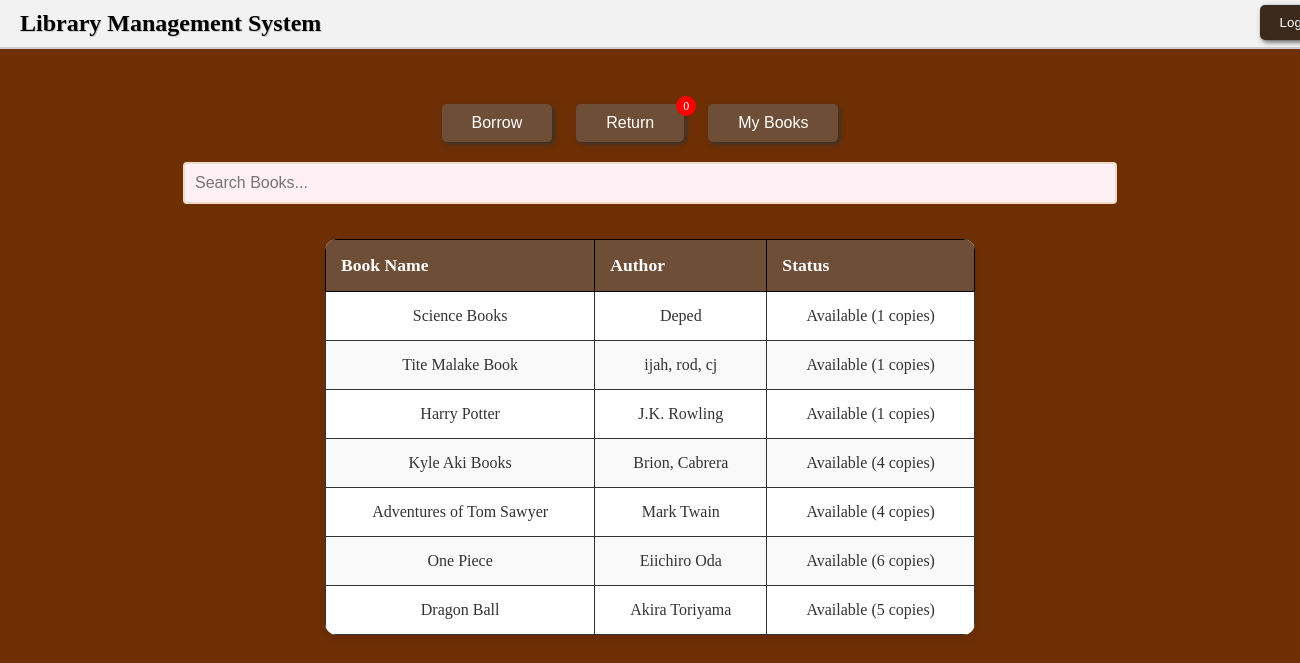
The page /member/homepage (signed in) on the database its author committed.
### website/models.py (models this page shows, shortened)
class Book(db.Model):
    id = db.Column(db.Integer, primary_key=True)
    title = db.Column(db.String(255), nullable=False)
    author = db.Column(db.String(255), nullable=False)
    isbn = db.Column(db.String(20), unique=True, nullable=False)
    available_copies = db.Column(db.Integer, default=1)

### website/views.py (the view)
@views.route('/member/homepage')
@login_required
def member_homepage():
    books = Book.query.all()
    borrowed_books = BorrowRecord.query.filter_by(user_id=current_user.id, returned=False).all()
    borrowed_count = len(borrowed_books)
    return render_template('member_home.html', books=books, borrowed_books=borrowed_books, borrowed_count=borrowed_count)

### website/__init__.py (called while the page is built)
def create_app():
    app = Flask(__name__)
    app.config["SECRET_KEY"] = 'aobwduiao'
    app.config['SQLALCHEMY_DATABASE_URI'] = f'sqlite:///library.db'
    db.init_app(app)
    migrate.init_app(app, db)
    bcrypt.init_app(app)
    login_manager.init_app(app)
    @login_manager.user_loader
    def load_user(user_id):
        return User.query.get(int(user_id))
    from .auth import auth
    app.register_blueprint(auth)
    from .views import views
    app.register_blueprint(views)
    with app.app_context():
        try:
            with db.engine.connect() as connection:
                connection.execute(text("SELECT 1"))
            print("Database connection successful!")
        except Exception as e:
            print(f"Database connection failed: {e}")
    create_database(app)
    return app

### website/templates/member_home.html (shortened to what this page needs)
{% extends "base.html" %}
{% block content %}
  <div class="container-member">
    <div class="header2">
      <h1>Library Management System</h1>
    </div>
    <button class="logout-btns" onclick="popLogout()">Logout</button>
    <div class="actions">
      <button class="action-btn" onclick="showBorrowBooks()">Borrow</button>
      <div class="button-container">
        <button class="action-btn" onclick="popReturn()">Return</button>
        <span class="badge" id="borrowBadge">{{ borrowed_count }}</span>
      </div>
      <button class="action-btn" onclick="showMyBooks()">My Books</button>
    </div>
    <div class="search-bar-member" style="margin-top: 20px;">
      <input type="text" id="searchInput" placeholder="Search Books..." onkeyup="searchBooks()">
    </div>
    <div class="table-member">
      <table>
        <thead>
          <tr>
            <th>Book Name</th>
            <th>Author</th>
            <th>Status</th>
          </tr>
        </thead>
        <tbody>
          {% for book in books %}
          <tr>
            <td>{{ book.title }}</td>
            <td>{{ book.author }}</td>
            <td>
              {% if book.available_copies > 0 %}
                Available ({{ book.available_copies }} copies)
              {% else %}
                Not Available
              {% endif %}
            </td>
          </tr>
          {% endfor %}
        </tbody>
      </table>
    </div>
  </div>
{% endblock %}

### website/static/style.css (style rules this page uses)
body { margin: 0; padding: 0; font-family: 'Georgia', cursive; background-attachment: fixed; background-color: #6e2f05; background-image: url('https://www.transparenttextures.com/patterns/wood-pattern.png'); text-align: center; }
.search-bar-member input { width: 70%; padding: 10px; margin-bottom: 15px; border: 2px solid #ecdcc6; background: #fff0f5; border-radius: 4px; font-size: 1rem; }
.table1 table, th, td { border: 1px solid #000; }
.table1 th, td { padding: 10px; text-align: center; }
.table table, th, td { border: 1px solid #000; }
.table th, td { padding: 10px; text-align: center; }
.table2 table, th, td { border: 1px solid #000; }
.table2 th, td { padding: 10px; text-align: center; }
.table3 table, th, td { border: 1px solid #000; }
.table3 th, td { padding: 10px; text-align: center; }
.table4 table, th, td { border: 1px solid #000; }
.table4 th, td { padding: 10px; text-align: center; }
.header2 { background-color: #f2f2f2; padding: 10px 20px; display: flex; justify-content: space-between; align-items: center; border-bottom: 2px solid #ccc; }
.header2 h1 { margin: 0; font-size: 24px; color: #000; text-shadow: 1px 1px #ccc; }
.logout-btns { position: relative; top: -44px; left: 650px; background-color: #3b2a1c; color: white; border: none; padding: 10px 20px; box-shadow: 2px 2px 5px #555; cursor: pointer; border-radius: 5px; }
.actions { text-align: center; margin: 20px 0; }
.action-btn { background-color: #6f4e37; color: white; padding: 10px 30px; margin-right: 20px; border: none; cursor: pointer; font-size: 16px; border-radius: 5px; box-shadow: 2px 2px 5px #333; }
.table th, td { border: 1px solid #333; padding: 10px; text-align: center; }
.table-member table { margin: auto; width: 50%; border-collapse: collapse; background-color: #fff; border-radius: 12px; overflow: hidden; box-shadow: 0 4px 8px rgba(0,0,0,0.1); margin-top: 20px; }
.table-member thead { background-color: #6f4e37; color: white; }
.table-member thead th { padding: 15px; text-align: left; font-size: 1.1rem; }
.table-member tbody tr { border-bottom: 1px solid #ddd; }
.table-member tbody tr:nth-child(even) { background-color: #f9f9f9; }
.table-member tbody td { padding: 15px; font-size: 1rem; color: #333; }
.button-container { position: relative; display: inline-block; }
.badge { position: absolute; top: -0.5rem; right: 0.5rem; width: 20px; height: 20px; background-color: red; color: white; border-radius: 50%; font-size: 0.75em; display: flex; justify-content: center; align-items: center; pointer-events: none; }

### rows shown on the page
Book: title "Science Books", author "Deped", available_copies "1"
Book: title "Tite Malake Book", author "ijah, rod, cj", available_copies "1"
Book: title "Harry Potter", author "J.K. Rowling", available_copies "1"
Book: title "Kyle Aki Books", author "Brion, Cabrera", available_copies "4"
Book: title "Adventures of Tom Sawyer", author "Mark Twain", available_copies "4"
Book: title "One Piece", author "Eiichiro Oda", available_copies "6"
Book: title "Dragon Ball", author "Akira Toriyama", available_copies "5"

### other values the page prints
{{ borrowed_count }} "0"
